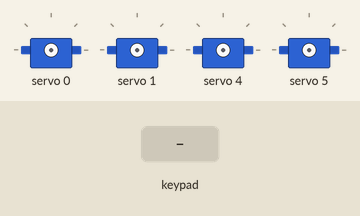
Recording of a sketch running on a simulated Arduino Uno, built with avr-gcc and run on an emulated ATmega328P. Shown: 4 × servo. Inputs (shaded band) come from the test bench.

Above: at 1.5 s.
1.6 s: key 'U' pressed
At 3.1 s:
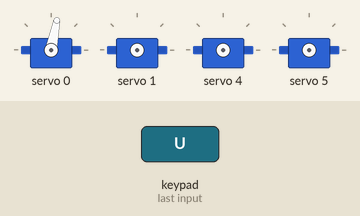
3.4 s: key 'L' pressed
At 4.4 s:
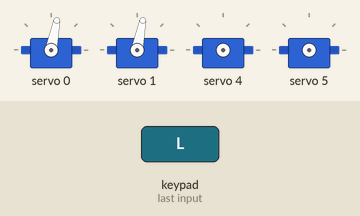
5.2 s: key 'D' pressed
At 6.1 s:
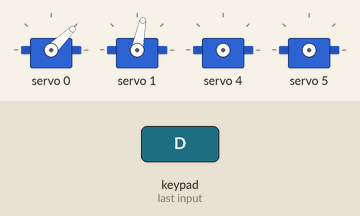
7.1 s: key 'R' pressed
At 7.26 s:
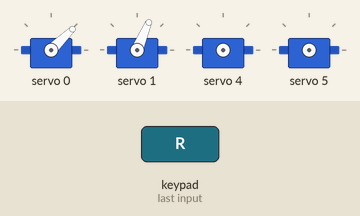
9.0 s: key 'X' pressed
At 10.1 s:
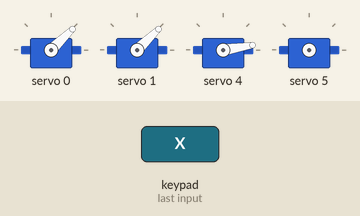
10.9 s: key 'O' pressed
At 12.6 s:
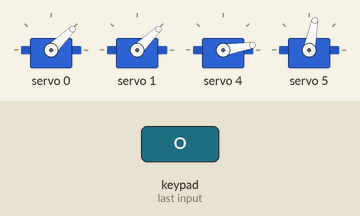
Timing chart, 0 to 13.7 s (numbered marks = the images above; inputs shaded):
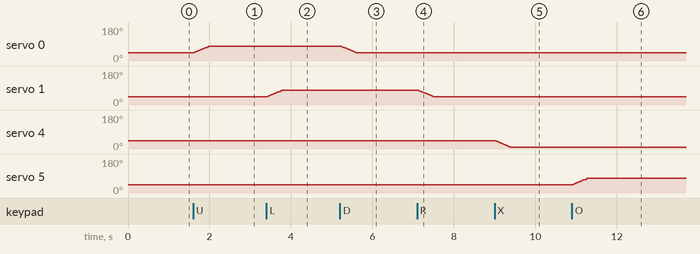

The sketch:

Servo_Motores_0.3__PCA9685_.ino
```cpp
#include <Adafruit_PWMServoDriver.h>
#include <Wire.h>
#include <PS2X_lib.h>

Adafruit_PWMServoDriver pwm = Adafruit_PWMServoDriver();

PS2X CPS;

int error = 0;
byte type = 0;
byte vibrate = 0;

void writeServos(int posicao, int tempo);
void beginServos();

  int angle=0;
  int angle1=0;
  int angle2=0;
  int angle3=0;
  int angle4=0;
  int angle5=0;
  int angleStep=1;

void setup(){

  beginServos();
  delay(300);

error = CPS.config_gamepad(24,23,25,22, true, true);

}

void loop() {

      if(error == 1)
      return;

      CPS.read_gamepad(false, vibrate);

      Servo0();
      Servo1();
      Servo2();
      Servo3();
      Servo4();
      Servo5();

      delay(5);
}
```

Variaveis_globais.ino
```cpp
void Servo0()
 {

if(CPS.Button(PSB_PAD_UP)) {

  angle = angle + angleStep;
  writeServos(0, angle);
  }

else if(CPS.Button(PSB_PAD_DOWN)) {

   angle = angle - angleStep;
   writeServos(0, angle);  }
 }

void Servo1()
 {

if(CPS.Button(PSB_PAD_LEFT)) {

  angle1 = angle1 + angleStep;
  writeServos(1, angle1);  }

else if(CPS.Button(PSB_PAD_RIGHT)) {

  angle1 = angle1 - angleStep;
  writeServos(1, angle1);  }
 }

void Servo2()
 {

if(CPS.Button(PSB_L1)) {

   angle2 = angle2 + angleStep;
   writeServos(2, angle2); }

else if(CPS.Button(PSB_R1)) {

   angle2 = angle2 - angleStep;
   writeServos(2, angle2); }
 }

void Servo3()
 {

if(CPS.Button(PSB_L2)) {

  angle3 = angle3 + angleStep;
  writeServos(3, angle3); }

else if(CPS.Button(PSB_R2)) {

   angle3 = angle3 - angleStep;
   writeServos(3, angle3); }
 }

void Servo4()
 {

if(CPS.Button(PSB_PINK)) {

  angle4 = angle4 + angleStep;
  writeServos(4, angle4); }

else if(CPS.Button(PSB_BLUE)) {

  angle4 = angle4 - angleStep;
  writeServos(4, angle4); }
 }

void Servo5()
  {

if(CPS.Button(PSB_GREEN)) {

   angle5 = angle5 - angleStep;
   writeServos(5, angle5); }

else if(CPS.Button(PSB_RED)) {

  angle5 = angle5 + angleStep;
  writeServos(5, angle5);  }
 }


void writeServos(int nServo, int posicao) {
#define SERVOMIN  205
#define SERVOMAX  409

  int pos = map ( posicao , 0 , 180 , SERVOMIN, SERVOMAX);
  pwm.setPWM(nServo , 0, pos);
}

void beginServos() {

#define Frequencia 50

  pwm.begin();
  pwm.setPWMFreq(Frequencia);
}
```

Measured:
- after the input at 1.6 s, servo 0: moves from 45° to 79° over 0.37 s, starting at once
- after the input at 3.4 s, servo 1: moves from 45° to 79° over 0.37 s, starting at once
- after the input at 5.2 s, servo 0: moves from 79° to 44° over 0.39 s, starting at once
- after the input at 7.1 s, servo 1: moves from 79° to 44° over 0.39 s, starting at once
- after the input at 9.0 s, servo 4: moves from 44° to 9° over 0.38 s, starting at once
- after the input at 10.9 s, servo 5: moves from 45° to 79° over 0.37 s, starting at once
